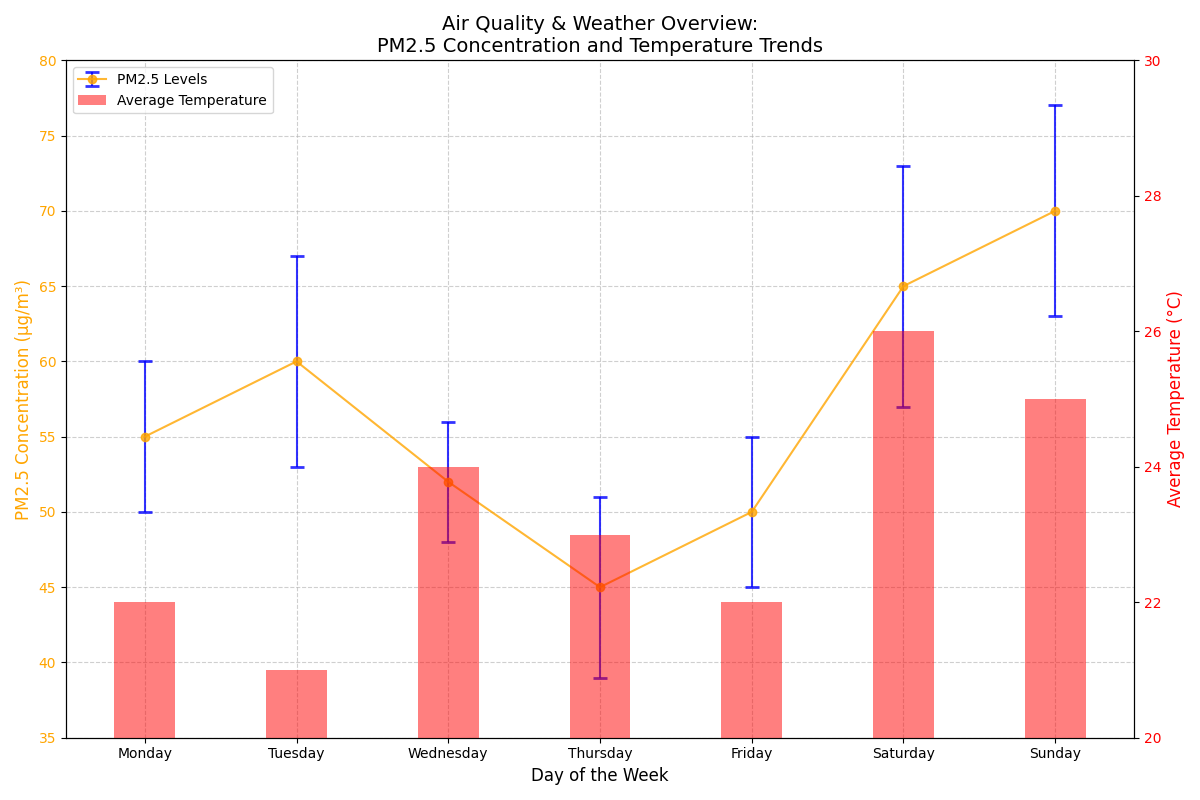

The Python source for this figure:
import matplotlib.pyplot as plt
import numpy as np

days = ["Monday", "Tuesday", "Wednesday", "Thursday", "Friday", "Saturday", "Sunday"]

pm25_concentrations = np.array([55, 60, 52, 45, 50, 65, 70])
pm25_variability = np.array([5, 7, 4, 6, 5, 8, 7])
avg_temperatures = np.array([22, 21, 24, 23, 22, 26, 25])

fig, ax1 = plt.subplots(figsize=(12, 8))

# Swap the colors: Set PM2.5 line to orange and error bars to blue
ax1.errorbar(days, pm25_concentrations, yerr=pm25_variability, fmt='-o',
             ecolor='blue', capsize=5, capthick=2, color='orange', alpha=0.8, label='PM2.5 Levels')

ax1.set_title("Air Quality & Weather Overview:\nPM2.5 Concentration and Temperature Trends", fontsize=14)
ax1.set_xlabel("Day of the Week", fontsize=12)
ax1.set_ylabel("PM2.5 Concentration (µg/m³)", fontsize=12, color='orange')  # Update label color
ax1.set_ylim(35, 80)
ax1.set_yticks(np.arange(35, 85, 5))
ax1.tick_params(axis='y', labelcolor='orange')
ax1.grid(True, linestyle='--', alpha=0.6)

ax2 = ax1.twinx()

# Change the bar color to red
ax2.bar(days, avg_temperatures, color='red', alpha=0.5, width=0.4, label='Average Temperature')
ax2.set_ylabel("Average Temperature (°C)", fontsize=12, color='red')  # Update label color
ax2.set_ylim(20, 30)
ax2.tick_params(axis='y', labelcolor='red')

lines_1, labels_1 = ax1.get_legend_handles_labels()
lines_2, labels_2 = ax2.get_legend_handles_labels()
ax1.legend(lines_1 + lines_2, labels_1 + labels_2, loc='upper left', fontsize=10)

plt.tight_layout()
plt.show()
